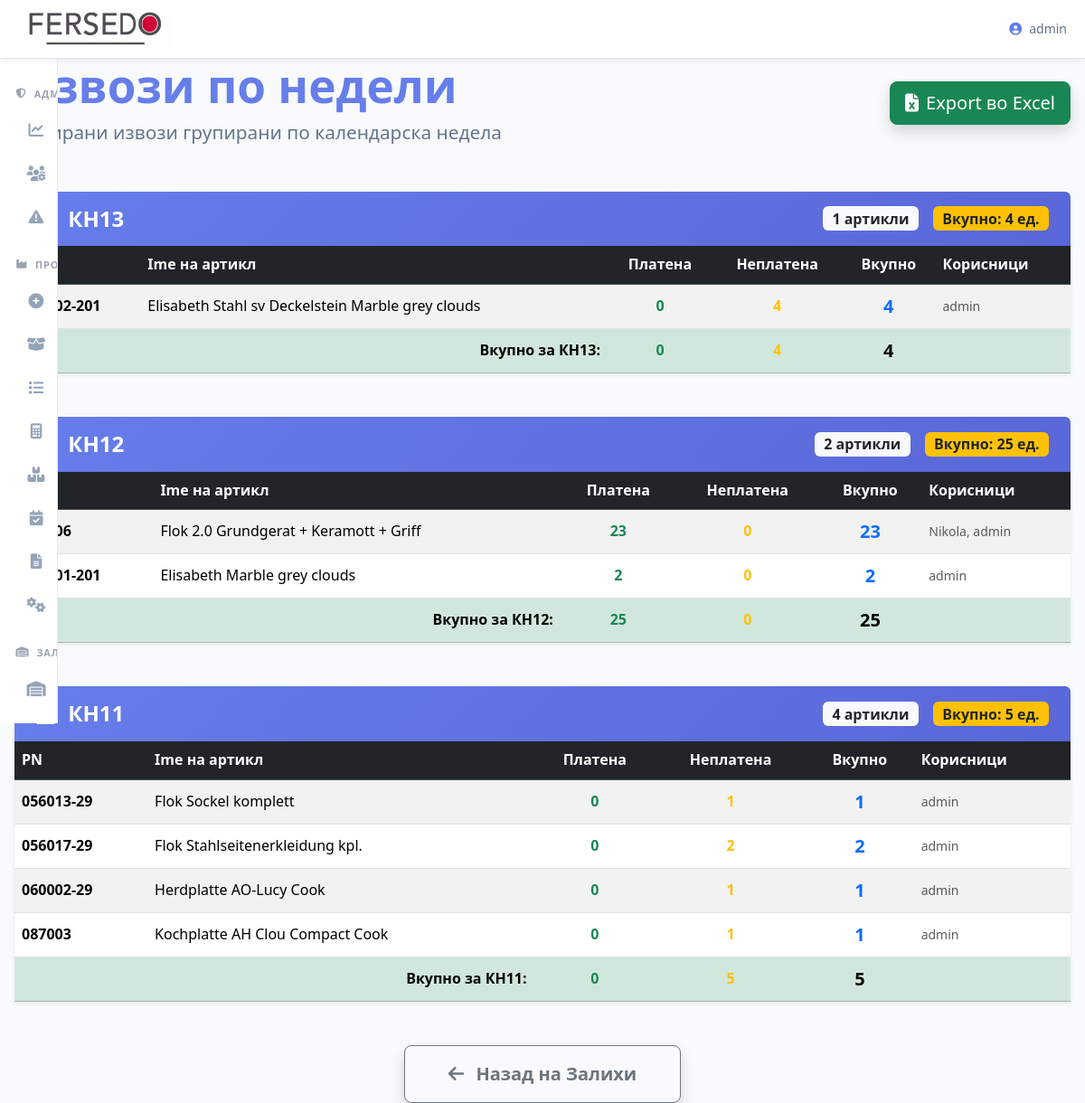
The page /zalihi/izvozi_po_nedeli (signed in) on the database its author committed.
### tables this page shows
CREATE TABLE zaliha_izvoz_log (
            id INTEGER PRIMARY KEY AUTOINCREMENT,
            datum TEXT NOT NULL,
            username TEXT NOT NULL,
            pn TEXT NOT NULL,
            ime TEXT NOT NULL,
            kolicina INTEGER NOT NULL,
            tip TEXT NOT NULL
        );

### routes/zalihi.py (the view)
@zalihi_bp.route("/izvozi_po_nedeli")
@login_required
def izvozi_po_nedeli():
    conn = get_db()
    cursor = conn.cursor()
    rows = cursor.execute("""
        SELECT datum, username, pn, ime, kolicina, tip
        FROM zaliha_izvoz_log
        ORDER BY datum ASC
    """).fetchall()
    conn.close()
    week_data = defaultdict(lambda: defaultdict(lambda: {
        'ime': '—', 'kolicina_platena': 0, 'kolicina_neplatena': 0, 'korisnici': set()
    }))
    for row in rows:
        r = dict(row) if hasattr(row, 'keys') else {
            'datum': row[0], 'username': row[1], 'pn': row[2],
            'ime': row[3], 'kolicina': row[4], 'tip': row[5]
        }
        try:
            dt = datetime.strptime(str(r['datum'])[:10], '%Y-%m-%d')
            week_num = dt.isocalendar()[1]
            year = dt.isocalendar()[0]
            nedela_key = f"{year}-КН{week_num:02d}"
        except:
            nedela_key = "----КН--"
        pn = r['pn']
        entry = week_data[nedela_key][pn]
        entry['ime'] = r['ime'] or '—'
        entry['korisnici'].add(r['username'])
        if 'Платена' in (r['tip'] or ''):
            entry['kolicina_platena'] += int(r['kolicina'])
        else:
            entry['kolicina_neplatena'] += int(r['kolicina'])
    week_totals = {}
    week_platena = {}
    week_neplatena = {}
    sorted_weeks = []
    for nedela_key in sorted(week_data.keys(), reverse=True):
        pn_dict = week_data[nedela_key]
        artikli = []
        total = tot_pl = tot_npl = 0
        for pn, entry in sorted(pn_dict.items()):
            vkupno = entry['kolicina_platena'] + entry['kolicina_neplatena']
            artikli.append({
                'pn': pn,
                'ime': entry['ime'],
                'kolicina_platena': entry['kolicina_platena'],
                'kolicina_neplatena': entry['kolicina_neplatena'],
                'vkupno': vkupno,
                'korisnici': ', '.join(sorted(entry['korisnici']))
            })
            total += vkupno
            tot_pl += entry['kolicina_platena']
            tot_npl += entry['kolicina_neplatena']
        display_key = nedela_key.split('-', 1)[1] if '-' in nedela_key else nedela_key
        sorted_weeks.append((display_key, artikli))
        week_totals[display_key] = total
        week_platena[display_key] = tot_pl
        week_neplatena[display_key] = tot_npl
    return render_template(
        'zalihi_izvozi_po_nedeli.html',
        sorted_weeks=sorted_weeks,
        week_totals=week_totals,
        week_platena=week_platena,
        week_neplatena=week_neplatena
    )

### app.py (called while the page is built)
@app.context_processor
def inject_vapid_key():
    return dict(VAPID_PUBLIC_KEY=VAPID_PUBLIC_KEY)

### utils/db.py (called while the page is built)
def get_db():
    global DATABASE_PATH
    if DATABASE_PATH is None:
        try:
            DATABASE_PATH = current_app.config['DATABASE_PATH']
        except RuntimeError:
            DATABASE_PATH = r"C:\Users\Server\Desktop\Proekt Fersedo\instance\database.db"
    conn = sqlite3.connect(
        DATABASE_PATH,
        timeout=10,
        check_same_thread=False,
    )
    conn.row_factory = lambda cursor, row: dict(
        zip([col[0] for col in cursor.description], row)
    )
    return conn

### templates/zalihi_izvozi_po_nedeli.html (shortened to what this page needs)
{% extends "base.html" %}
{% block content %}
<div class="container" style="max-width: 1400px; margin: 4rem auto; padding: 0 1rem;">
    <div class="d-flex justify-content-between align-items-center mb-5">
        <div>
            <h1 style="font-weight: 800; color: var(--primary); font-size: clamp(2.2rem, 7vw, 3.2rem); margin-bottom: 0.3rem;">
                Извози по недели
            </h1>
            <p style="font-size: clamp(1.1rem, 4vw, 1.3rem); color: var(--text-secondary); margin: 0;">
                Сумирани извози групирани по календарска недела
            </p>
        </div>
        <a href="{{ url_for('zalihi.izvozi_po_nedeli_export') }}"
           class="btn btn-success btn-lg d-flex align-items-center gap-2 shadow">
            <i class="fas fa-file-excel"></i> Export во Excel
        </a>
    </div>
    {% if sorted_weeks %}
        {% for nedela, artikli in sorted_weeks %}
        <div class="mb-5">
            <div class="d-flex justify-content-between align-items-center text-white p-3 px-4 rounded-top"
                 style="background: linear-gradient(135deg, var(--primary), var(--primary-dark, #1d4ed8));">
                <h4 class="mb-0 fw-bold">
                    {{ nedela }}
                </h4>
                <div class="d-flex gap-3 align-items-center">
                    <span class="badge bg-light text-dark fs-6">
                        {{ artikli|length }} артикли
                    </span>
                    <span class="badge bg-warning text-dark fs-6">
                        Вкупно: {{ week_totals[nedela] }} ед.
                    </span>
                </div>
            </div>
            <div class="table-responsive shadow-sm">
                <table class="table table-hover table-striped align-middle mb-0">
                    <thead class="table-dark">
                        <tr>
                            <th>PN</th>
                            <th>Ime на артикл</th>
                            <th class="text-center">Платена</th>
                            <th class="text-center">Неплатена</th>
                            <th class="text-center">Вкупно</th>
                            <th>Корисници</th>
                        </tr>
                    </thead>
                    <tbody>
                        {% for art in artikli %}
                        <tr>
                            <td class="fw-bold">{{ art.pn }}</td>
                            <td>{{ art.ime or '—' }}</td>
                            <td class="text-center fw-bold text-success">{{ art.kolicina_platena }}</td>
                            <td class="text-center fw-bold text-warning">{{ art.kolicina_neplatena }}</td>
                            <td class="text-center fw-bold text-primary fs-5">{{ art.vkupno }}</td>
                            <td><small class="text-muted">{{ art.korisnici }}</small></td>
                        </tr>
                        {% endfor %}
                    </tbody>
                    <tfoot class="table-success">
                        <tr>
                            <td colspan="2" class="text-end fw-bold">Вкупно за {{ nedela }}:</td>
                            <td class="text-center fw-bold text-success">{{ week_platena[nedela] }}</td>
                            <td class="text-center fw-bold text-warning">{{ week_neplatena[nedela] }}</td>
                            <td class="text-center fw-bold fs-5">{{ week_totals[nedela] }}</td>
                            <td></td>
                        </tr>
                    </tfoot>
                </table>
            </div>
        </div>
        {% endfor %}
    {% else %}
    <div class="alert alert-info text-center py-5 shadow-lg rounded-4">
        <i class="fas fa-inbox fa-3x mb-3 text-muted"></i>
        <h4>Сè уште нема одобрени извози</h4>
    </div>
    {% endif %}
    <div class="text-center mt-5">
        <a href="{{ url_for('zalihi.zalihi') }}" class="btn btn-outline-secondary btn-lg px-5 py-3 fw-bold shadow">
            <i class="fas fa-arrow-left me-2"></i> Назад на Залихи
        </a>
    </div>
</div>
{% endblock %}

### templates/base.html (style rules this page uses)
:root { --primary: #667eea; --primary-dark: #5a67d8; --primary-light: #a5b4fc; --success: #16a34a; --danger: #dc2626; --warning: #eab308; --info: #0dcaf0; --light: #f8fafc; --dark: #0f172a; --gray: #64748b; --gray-light: #cbd5e1; --bg: #f8fafc; --surface: white; --text: #1e293b; --text-secondary: #64748b; --border: #e2e8f0; --shadow-sm: 0 2px 8px rgba(0,0,0,0.08); --shadow: 0 4px 20px rgba(0,0,0,0.1); --shadow-lg: 0 10px 40px rgba(0,0,0,0.15); --radius: 12px; --transition: all 0.3s ease; --sb-width-collapsed: 64px; --sb-width-expanded: 260px; --sb-bg: #ffffff; --sb-border: #e8edf5; --sb-item-hover: rgba(102,126,234,0.08); --sb-item-active: rgba(102,126,234,0.14); --sb-icon-color: #94a3b8; --sb-text-color: #374151; --sb-group-color: #9ca3af; --sb-shadow: 4px 0 32px rgba(15,23,42,0.10); --sb-transition: 0.4s cubic-bezier(0.4, 0, 0.2, 1); }
* { margin:0; padding:0; box-sizing:border-box; }
html, body { height:100%; font-family:system-ui, -apple-system, BlinkMacSystemFont, 'Segoe UI', Roboto, sans-serif; background:var(--bg); color:var(--text); line-height:1.6; }
body { min-height:100vh; touch-action:manipulation; }

### rows shown on the page
zaliha_izvoz_log: pn "089002-201", ime "Elisabeth Stahl sv Deckelstein Marble grey clouds", kolicina_platena "0", kolicina_neplatena "4", vkupno "4", korisnici "admin"
zaliha_izvoz_log: ime "Flok 2.0 Grundgerat + Keramott + Griff"
zaliha_izvoz_log: pn "089001-201", ime "Elisabeth Marble grey clouds", kolicina_platena "2", kolicina_neplatena "0", vkupno "2", korisnici "admin"
zaliha_izvoz_log: pn "056013-29", ime "Flok Sockel komplett", kolicina_platena "0", kolicina_neplatena "1", vkupno "1", korisnici "admin"
zaliha_izvoz_log: pn "056017-29", ime "Flok Stahlseitenerkleidung kpl.", kolicina_platena "0", kolicina_neplatena "2", vkupno "2", korisnici "admin"
zaliha_izvoz_log: pn "060002-29", ime "Herdplatte AO-Lucy Cook", kolicina_platena "0", kolicina_neplatena "1", vkupno "1", korisnici "admin"
zaliha_izvoz_log: pn "087003", ime "Kochplatte AH Clou Compact Cook", kolicina_platena "0", kolicina_neplatena "1", vkupno "1", korisnici "admin"

### other values the page prints
{{ session.user }} "admin"
{{ nedela }} "КН13" "КН12" "КН11"
{{ artikli|length }} "1" "2" "4"
{{ week_totals[nedela] }} "4" "25" "5"
{{ week_platena[nedela] }} "0" "25" "0"
{{ week_neplatena[nedela] }} "4" "0" "5"
{{ art.kolicina_platena }} "23"
{{ art.kolicina_neplatena }} "0"
{{ art.vkupno }} "23"
{{ art.korisnici }} "Nikola, admin"
